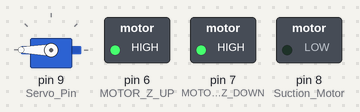
This sketch was run on a simulated Arduino Uno, built with avr-gcc and run on an emulated ATmega328P. On the bench: servo, switched loads named in the sketch (green lamp = pin HIGH).

Above: at 0.1 s.
At 7.1 s:
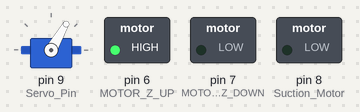
At 8.1 s:
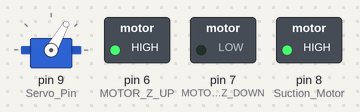
At 15.1 s:
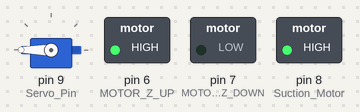
At 16.2 s:
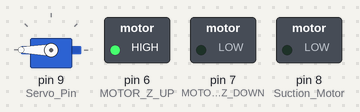
Timing chart, 0 to 17.7 s (numbered marks = the images above):
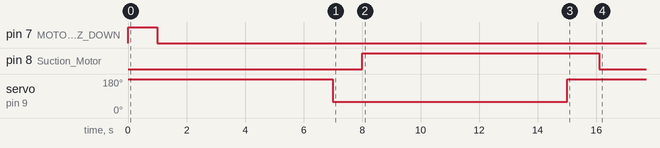

Measured:
- by itself, pin 7 (MOTOR_Z_DOWN): HIGH → LOW at 1.0 s
- by itself, pin 8 (Suction_Motor): LOW → HIGH at 8.0 s, → LOW 8.1 s later
- by itself, servo on pin 9 (Servo_Pin): 180° → 60° at 7.0 s, → 180° 8.0 s later

The sketch:

7.final_z.ino
```cpp
#include <Servo.h>
Servo myservo;

long duration3, Dis_Z;

#define MOTOR_Z_UP       6
#define MOTOR_Z_DOWN     7
#define Suction_Motor    8
#define Servo_Pin        9

#define triggerPin3       A1
#define echoPin3          A0

#define MOTOR_ON  50
#define MOTOR_OFF 50

#define Servo_ANG         60
#define Servo_ANG_RE      180

#define STATE_IDLE 0
#define STATE_RECEIVE_DATA 1
#define STATE_CONTROL_MOTORS 2
#define STATE_PUT_SEEDS 3

char state = STATE_PUT_SEEDS;


void setup() {


  pinMode(triggerPin3, OUTPUT);
  pinMode(echoPin3, INPUT);
  pinMode(MOTOR_Z_UP, OUTPUT);
  pinMode(MOTOR_Z_DOWN, OUTPUT);
  pinMode(Suction_Motor, OUTPUT);

  digitalWrite(MOTOR_Z_UP, HIGH);
  digitalWrite(MOTOR_Z_DOWN, HIGH);


  myservo.attach(Servo_Pin);
  myservo.write(Servo_ANG_RE);
  digitalWrite(Suction_Motor, LOW);

  Serial.begin(9600);
  //mySerial.begin(9600);
}

void loop() {
  switch (state) {
    case STATE_IDLE:
      break;

    case STATE_RECEIVE_DATA:
      break;

    case STATE_CONTROL_MOTORS:
      break;

    case STATE_PUT_SEEDS:
      Put_Seeds();
      break;
  }

}

void Put_Seeds() {

    ReturnFinalPosition();
    GetSeeds();
    ReturnInitPosition();
    PutSeedsInSoil();
    ReturnFinalPosition();

    state = STATE_IDLE;
}

void MoveMotorDown() {
  digitalWrite(MOTOR_Z_UP, LOW);
  digitalWrite(MOTOR_Z_DOWN, HIGH);
  delay(MOTOR_ON);
  digitalWrite(MOTOR_Z_UP, HIGH);
  digitalWrite(MOTOR_Z_DOWN, HIGH);
  delay(MOTOR_OFF);
}

void MoveMotorUp() {
  digitalWrite(MOTOR_Z_UP, HIGH);
  digitalWrite(MOTOR_Z_DOWN, LOW);
  delay(5000);
}


void GetSeeds() {
  myservo.write(Servo_ANG);
  delay(1000);
  while (Dis_Z >= 21) {
  MoveMotorDown();
  UltraSonic_Read();
  digitalWrite(Suction_Motor, LOW);
  }
  digitalWrite(Suction_Motor, HIGH);
  delay(500);
}


void ReturnInitPosition() {
  digitalWrite(Suction_Motor, HIGH);
  delay(1000);

    MoveMotorUp();

    digitalWrite(Suction_Motor, HIGH);

  delay(500);
  myservo.write(Servo_ANG_RE);
  delay(100);
}

void PutSeedsInSoil() {
  myservo.write(Servo_ANG_RE);
  delay(1000);
  while (Dis_Z >= 17) {
    MoveMotorDown();
    UltraSonic_Read();
    digitalWrite(Suction_Motor, HIGH);
  }
  digitalWrite(Suction_Motor, LOW);
   delay(500);
  myservo.write(Servo_ANG_RE);
   delay(500);
}

void ReturnFinalPosition() {
  digitalWrite(Suction_Motor, LOW);
  delay(500);
  myservo.write(Servo_ANG_RE);
  delay(500);


    MoveMotorUp();


  digitalWrite(Suction_Motor, LOW);
  delay(500);
  myservo.write(Servo_ANG_RE);
  delay(500);
}

void UltraSonic_Read() {
  digitalWrite(triggerPin3, LOW);
  delayMicroseconds(2);
  digitalWrite(triggerPin3, HIGH);
  delayMicroseconds(10);
  digitalWrite(triggerPin3, LOW);
  duration3 = pulseIn(echoPin3, HIGH);
  if (duration3 != 0) {
    Dis_Z = (duration3 * 0.034 / 2);
    Serial.print("Distance from Sensor: ");
    Serial.print(Dis_Z);
    Serial.println(" cm");
  } else {
    Serial.println("No echo received!");
  }
  delay(100);
}
```
